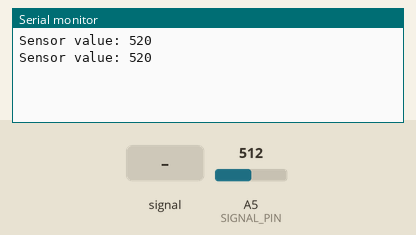
Recording of a sketch running on a simulated Arduino Uno, built with avr-gcc and run on an emulated ATmega328P. On the bench: the last lines printed to the serial monitor. The test bench sets the inputs (shaded band); at power-on: A5 (SIGNAL_PIN) = 512.

Above: at 1.8 s.
1.9 s: A5 (SIGNAL_PIN) fed a 200 Hz sine of ±460 counts around its level
At 2.9 s:
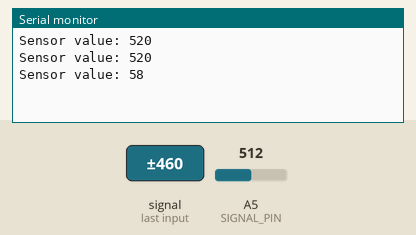
5.6 s: A5 (SIGNAL_PIN) set to 716
At 6.9 s:
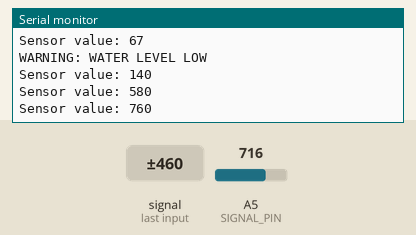
7.1 s: A5 (SIGNAL_PIN) fed a 1000 Hz sine of ±255 counts around its level
At 7.6 s:
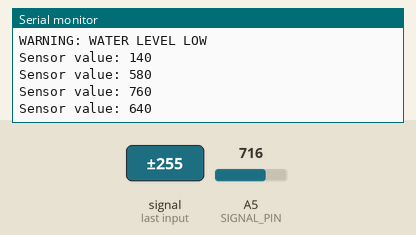
8.6 s: A5 (SIGNAL_PIN) set to 511
At 9.9 s:
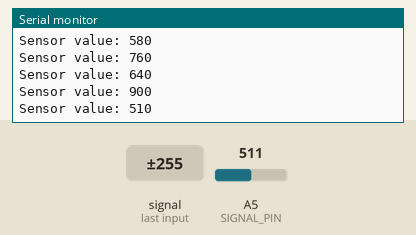
Timing chart, 0 to 11.1 s (numbered marks = the images above; inputs shaded):
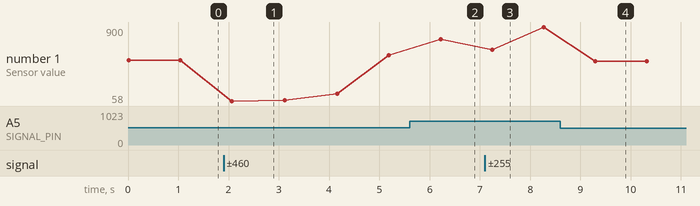

The sketch:

WaterSensor.ino
```cpp
//Code for Water Sensor

#define RDA 0x80
#define TBE 0x20

#define SIGNAL_PIN A5 //Water Sensor Analog Signal Pin

//Pointer Initializations:
volatile unsigned char *myUCSR0A = (unsigned char *)0x00C0;
volatile unsigned char *myUCSR0B = (unsigned char *)0x00C1;
volatile unsigned char *myUCSR0C = (unsigned char *)0x00C2;
volatile unsigned int  *myUBRR0  = (unsigned int *) 0x00C4;
volatile unsigned char *myUDR0   = (unsigned char *)0x00C6;

volatile unsigned char *portDDRH = (unsigned char *) 0x101;
volatile unsigned char *portH =    (unsigned char *) 0x102;
volatile unsigned char *pinH =     (unsigned char *) 0x100;

// variable to store the Water Sensor value
int value = 0;

void setup() {
  // put your setup code here, to run once:
  U0init(9600);
  //Setup code for Water sensor
  *portDDRH |= (0x01 << 3);
  *portH &= ~(0x01 << 3);
}

void loop() {
  //Execution for Water sensor
  *portH |= (0x01 << 3); // turn the sensor ON
  delay(10); // wait 10 milliseconds
  value = analogRead (SIGNAL_PIN); // CONVERT INTO ADC FUNCTION LATER
  *portH &= ~(0x01 << 3); // turn the sensor OFF

   unsigned char aString[14] = {'S', 'e', 'n', 's', 'o', 'r', ' ', 'v', 'a', 'l', 'u', 'e', ':', ' '};
   for(int i = 0; i < 14; i++){
     U0putchar(aString[i]);
   }

  convertNumAndPrint(value);
  delay(1000);

  unsigned char alert[25] = {'W','A', 'R','N','I','N','G',':',' ','W','A','T','E','R',' ','L','E','V','E','L',' ','L','O','W','\n'};
  if(value < 100) {
    for(int i = 0; i < 25; i++){
     U0putchar(alert[i]);
    }
  }

}


void U0init(unsigned long U0baud)
{

 unsigned long FCPU = 16000000;
 unsigned int tbaud;
 tbaud = (FCPU / 16 / U0baud - 1);
 // Same as (FCPU / (16 * U0baud)) - 1;
 *myUCSR0A = 0x20;
 *myUCSR0B = 0x18;
 *myUCSR0C = 0x06;
 *myUBRR0  = tbaud;
}

// Read USART0 RDA status bit and return non-zero true if set

unsigned char U0kbhit()
{
  if(*myUCSR0A & RDA){
    return true;
  }
  else{
    return false;
  }


// Read input character from USART0 input buffer
}
unsigned char U0getchar()
{
  unsigned char ch;
  while(!(UCSR0A & (1<<RXC0)));
  ch =  *myUDR0;
  return ch;


}

// Wait for USART0 TBE to be set then write character to transmit buffer
void U0putchar(unsigned char U0pdata)
{

while((*myUCSR0A & (TBE)) == 0);
*myUDR0 = U0pdata;

}

void convertNumAndPrint(int num){

  unsigned char cs1, cs2, cs3;
  unsigned char csArray[3];

  int index = 0, test = 0;

  if(num <= 9 && num > 0){
    csArray[0] = num + '0';
    index = 1;
    }

    else if(num <= 99 && num > 9){
      csArray[1] = (num % 10) + '0';
      csArray[0] = (num /10) + '0';
      index = 2;
    }

    else if(num <= 999 && num > 99){
      csArray[1] = (num % 10) + '0';
      test = (num / 100);
      csArray[2] = (test / 10) + '0';
      csArray[0] = (num / 100) + '0';
      index = 3;
    }

    else{
      index = 0;
    }

    for(int i = 0; i < index; i++){
      U0putchar(csArray[i]);
    }
      U0putchar('\n');
      index = 0;
}
```

Measured:
- after the input at 1.9 s, the serial monitor: prints a new line after 0.16 s (image 1)
- after the input at 5.6 s, the serial monitor: prints a new line after 0.62 s (image 2)
- after the input at 7.1 s, the serial monitor: prints a new line after 0.14 s (image 3)
- after the input at 8.6 s, the serial monitor: prints a new line after 0.70 s (image 4)
- plotted number 1: 520 → 580 after the input at 1.9 s, 580 → 760 after the input at 5.6 s, 760 → 900 after the input at 7.1 s, 900 → 510 after the input at 8.6 s
